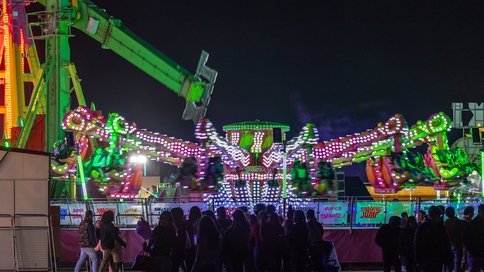
#> input picture images/image0.png, 484 x 272 px; its folder holds only this picture in this run
$ python split_channels.py
#> lines starting #> are read from the running program, lines starting #| are printed output that depends on the picture
### webui_utils/simple_log.py
"""Class to manage simple logging to the console"""

class SimpleLog:
    """Collect log message and optionally print to the console"""
    def __init__(self, verbose : bool):
        self.verbose = verbose
        self.messages = []

    def log(self, message : str) -> None:
        """Add a new log message"""
        self.messages.append(message)
        if self.verbose:
            print(message)

    def reset(self):
        self.messages = []
        self.log("log messages cleared")

### webui_utils/file_utils.py
"""Functions for dealing with files"""
import os
import re
import shutil
import glob
from zipfile import ZipFile
from .mtqdm import Mtqdm

def is_safe_path(path : str | None):
    if isinstance(path, (str, type(None))):
        if path == None:
            return False
        path = path.replace("/", os.sep).replace("\\", os.sep)
        norm_path = os.path.normpath(os.sep + path).lstrip(os.sep)
        return len(norm_path) > 0 and path == norm_path
    else:
        raise ValueError("'path' must be a string or None")

def create_directory(_dir):
    """Create a directory if it does not already exist"""
    if isinstance(_dir, str):
        if is_safe_path(_dir):
            if not os.path.exists(_dir):
                os.makedirs(_dir)
        else:
            raise ValueError("'_dir' must be a legal path")
    else:
        raise ValueError("'_dir' must be a string")

# [22 lines left out: functions create_directories, remove_directories, remove_files, not called in this run]

# remove the files found in each of the passed directories (no recursion)
def clean_directories(dirs : list):
    for _dir in dirs:
        remove_files(_dir)

_duplicate_directory_progress = None
# [223 lines left out: functions _copy, duplicate_directory, directory_populated, directory_has_ext, _get_files, _get_types and 8 more, not called in this run]

def split_filepath(filepath : str, include_extension_dot=True):
    """Split a filepath into path, filename, .extension"""
    if isinstance(filepath, str):
        path, filename = os.path.split(filepath)
        filename, ext = os.path.splitext(filename)
        return path, filename, ext[0 if include_extension_dot else 1:]
    else:
        raise ValueError("'filepath' must be a string")

# [93 lines left out: functions build_filename, build_indexed_filename, build_series_filename, clean_filename, check_for_name_clash, simple_sanitize_filename, not called in this run]

### split_channels.py
"""Split Channels Feature Core Code"""
import os
import glob
import argparse
import cv2
from typing import Callable
from tqdm import tqdm
from webui_utils.simple_log import SimpleLog
from webui_utils.file_utils import split_filepath, create_directory

def main():
    """Use the Split Channels feature from the command line"""
    parser = argparse.ArgumentParser(description='Split channels of PNG files')
    parser.add_argument("--input_path", default="images", type=str,
        help="Input path to PNG files to split")
    parser.add_argument("--output_path", default="images/channels", type=str,
        help="Base path for output channel directories")
    parser.add_argument("--type", default="rgb", type=str,
        help="Split type 'rgb' (default) or 'hsl'")
    parser.add_argument("--verbose", dest="verbose", default=False, action="store_true",
        help="Show extra details")
    args = parser.parse_args()

    log = SimpleLog(args.verbose)
    SplitChannels(args.input_path, args.output_path, args.type, log.log).split()

class SplitChannels:
    """Encapsulate logic for Split Channels feature"""
    def __init__(self,
                input_path : str,
                output_path : str,
                type : str,
                log_fn : Callable | None):
        self.input_path = input_path
        self.output_path = output_path
        self.type = type
        self.log_fn = log_fn

    def save_channel(self, img, channel, file_path):
        _, name, ext = split_filepath(file_path)
        new_file_path = os.path.join(self.output_path, channel, name + ext)
        cv2.imwrite(new_file_path, img)

    def split(self) -> None:
        """Invoke the Split Channels feature"""
        files = sorted(glob.glob(os.path.join(self.input_path, "*.png")))
        num_files = len(files)
        self.log(f"Found {num_files} files")
        create_directory(self.output_path)
        split_hsl = self.type.startswith("hsl")
        if split_hsl:
            create_directory(os.path.join(self.output_path, "H"))
            create_directory(os.path.join(self.output_path, "S"))
            create_directory(os.path.join(self.output_path, "L"))
        else:
            create_directory(os.path.join(self.output_path, "R"))
            create_directory(os.path.join(self.output_path, "G"))
            create_directory(os.path.join(self.output_path, "B"))

        pbar_title = "Splitting"
        for file in tqdm(files, desc=pbar_title):
            self.log(f"splitting channels from {file}")

            if split_hsl:
                img = cv2.imread(file)
                img_hls = cv2.cvtColor(img, cv2.COLOR_BGR2HLS_FULL)
                hue, light, sat = cv2.split(img_hls)
                self.save_channel(hue, "H", file)
                self.save_channel(light, "L", file)
                self.save_channel(sat, "S", file)
            else:
                img = cv2.imread(file)
#> img is the input picture: shape (272, 484, 3); mean B, G, R 55.1, 58, 56.5
                blue, green, red = cv2.split(img)
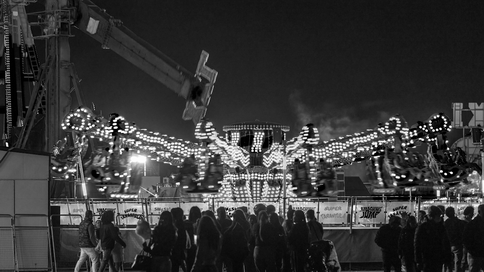
#> blue: shape (272, 484); min 0, max 255, mean 55.1
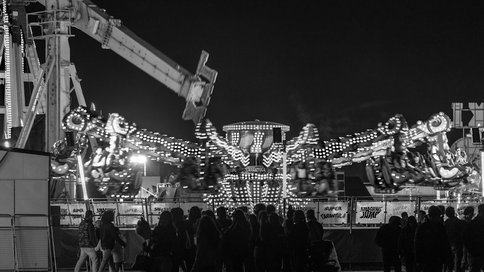
#> green: shape (272, 484); min 0, max 255, mean 58
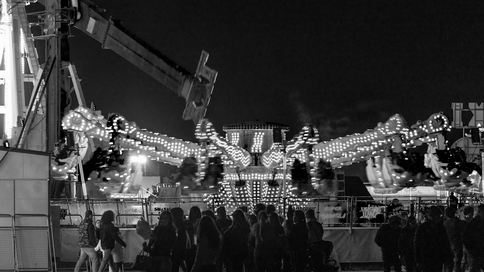
#> red: shape (272, 484); min 0, max 255, mean 56.5
                self.save_channel(blue, "B", file)
                self.save_channel(green, "G", file)
                self.save_channel(red, "R", file)

    def log(self, message : str) -> None:
        """Logging"""
        if self.log_fn:
            self.log_fn(message)

if __name__ == '__main__':
    main()
